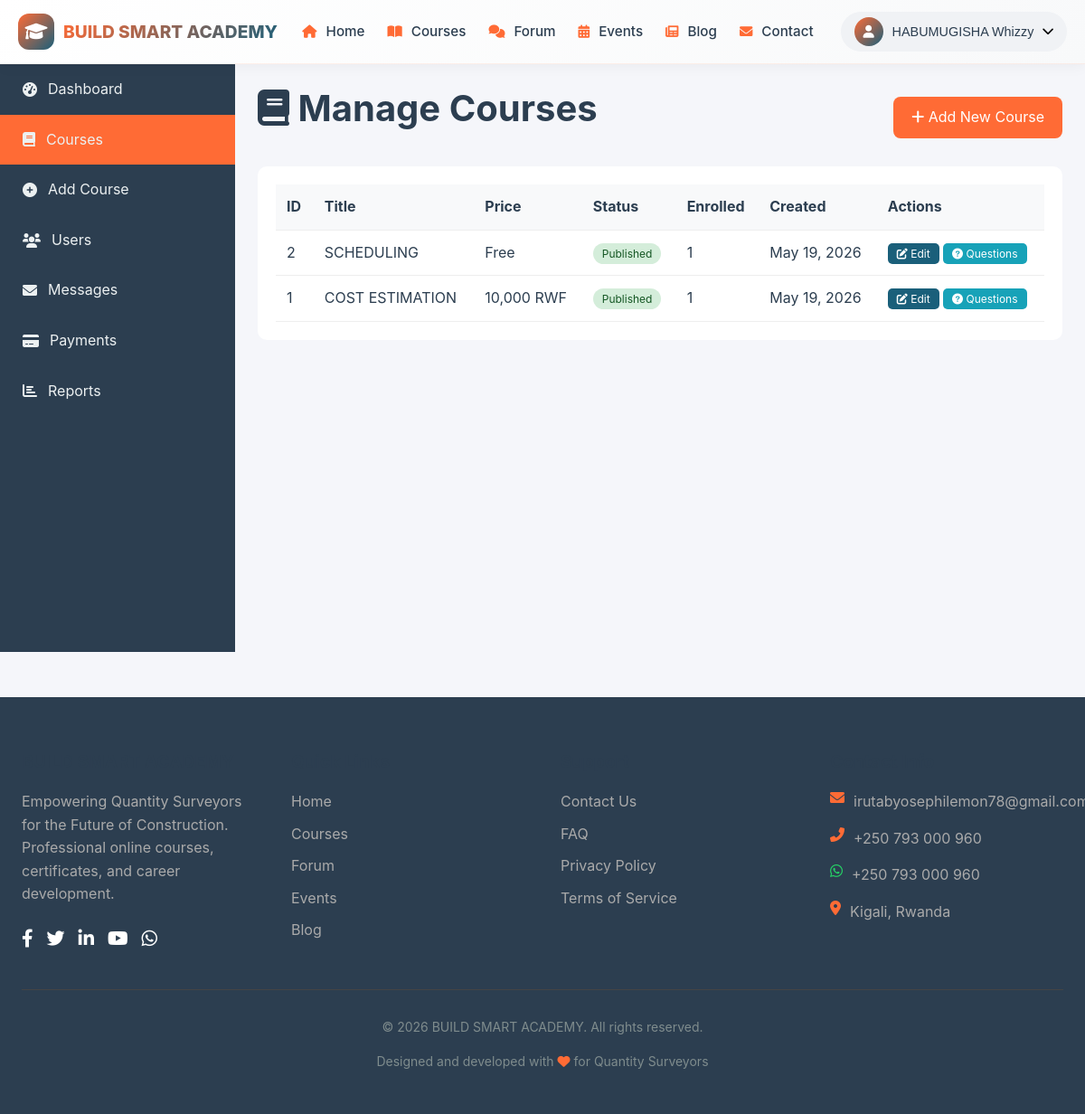
The page /courses/ (signed in) on the database its author committed.
### tables this page shows
CREATE TABLE `courses` (
  `id` int(11) NOT NULL,
  `title` varchar(255) NOT NULL,
  `description` text DEFAULT NULL,
  `price` int(11) DEFAULT 0 COMMENT 'in RWF, 0 = free',
  `is_paid` tinyint(1) DEFAULT 0,
  `featured_image` varchar(500) DEFAULT NULL,
  `category` varchar(100) DEFAULT NULL,
  `instructor_id` int(11) DEFAULT NULL,
  `total_units` int(11) DEFAULT 0,
  `final_passing_score` int(11) DEFAULT 80,
  `status` enum('draft','published') DEFAULT 'draft',
  `created_by` int(11) DEFAULT NULL,
  `created_at` timestamp NOT NULL DEFAULT current_timestamp()
);

### functions.php (called while the page is built, shortened)
<?php
if (!function_exists('formatDate')) {
    function formatDate($timestamp, $format = 'M d, Y') {
        return date($format, strtotime($timestamp));
    }
}
?>

### courses.php (the view, shortened to what this page needs)
<?php
require_once __DIR__ . '/../config/functions.php';
$db = Database::getConnection();
$stmt = $db->prepare("
    SELECT c.*, u.full_name as instructor_name,
           (SELECT COUNT(*) FROM enrollments WHERE course_id = c.id) as enrolled_count
    FROM courses c
    LEFT JOIN users u ON c.instructor_id = u.id
    ORDER BY c.created_at DESC
");
$stmt->execute();
$courses = $stmt->fetchAll();
?>
<!DOCTYPE html>
<html lang="en">
<head>
    <link rel="stylesheet" href="<?php echo SITE_URL; ?>assets/css/style.css">
    <link rel="stylesheet" href="https://cdnjs.cloudflare.com/ajax/libs/font-awesome/6.0.0/css/all.min.css">
</head>
<body>
    <?php include __DIR__ . '/../includes/navbar.php'; ?>
    <div class="admin-container">
        <div class="admin-sidebar">
            <ul class="nav">
                <li><a href="<?php echo SITE_URL; ?>admin/"><i class="fas fa-tachometer-alt"></i> Dashboard</a></li>
                <li><a href="<?php echo SITE_URL; ?>admin/courses.php" class="active"><i class="fas fa-book"></i> Courses</a></li>
                <li><a href="<?php echo SITE_URL; ?>admin/add-course.php"><i class="fas fa-plus-circle"></i> Add Course</a></li>
                <li><a href="<?php echo SITE_URL; ?>admin/users.php"><i class="fas fa-users"></i> Users</a></li>
                <li><a href="<?php echo SITE_URL; ?>admin/messages.php"><i class="fas fa-envelope"></i> Messages</a></li>
                <li><a href="<?php echo SITE_URL; ?>admin/payments.php"><i class="fas fa-credit-card"></i> Payments</a></li>
                <li><a href="<?php echo SITE_URL; ?>admin/reports.php"><i class="fas fa-chart-bar"></i> Reports</a></li>
            </ul>
        </div>
        <div class="admin-main">
            <div style="display: flex; justify-content: space-between; align-items: center; margin-bottom: 20px;">
                <h1><i class="fas fa-book"></i> Manage Courses</h1>
                <a href="<?php echo SITE_URL; ?>admin/add-course.php" class="btn-add"><i class="fas fa-plus"></i> Add New Course</a>
            </div>
            <div class="section">
                <table class="table">
                    <thead>
                        <tr><th>ID</th><th>Title</th><th>Price</th><th>Status</th><th>Enrolled</th><th>Created</th><th>Actions</th></tr>
                    </thead>
                    <tbody>
                        <?php foreach ($courses as $course): ?>
                            <tr>
                                <td><?php echo $course['id']; ?></td>
                                <td><?php echo htmlspecialchars($course['title']); ?></td>
                                <td><?php echo $course['is_paid'] ? number_format($course['price']) . ' RWF' : 'Free'; ?></td>
                                <td>
                                    <span class="status-<?php echo $course['status']; ?>">
                                        <?php echo ucfirst($course['status']); ?>
                                    </span>
                                </td>
                                <td><?php echo $course['enrolled_count']; ?></td>
                                <td><?php echo formatDate($course['created_at']); ?></td>
                                <td>
                                    <a href="<?php echo SITE_URL; ?>admin/edit-course.php?id=<?php echo $course['id']; ?>" class="btn-edit"><i class="fas fa-edit"></i> Edit</a>
                                    <a href="<?php echo SITE_URL; ?>admin/manage-questions.php?course_id=<?php echo $course['id']; ?>" class="btn-edit" style="background: #17a2b8;"><i class="fas fa-question-circle"></i> Questions</a>
                                </td>
                            </tr>
                        <?php endforeach; ?>
                    </tbody>
                </table>
            </div>
        </div>
    </div>
    <?php include __DIR__ . '/../includes/footer.php'; ?>
</body>
</html>

### style.css (style rules this page uses)
:root { --orange: #FF6B35; --orange-dark: #e55a2b; --blue: #1A5F7A; --blue-dark: #134b62; --dark: #2C3E50; --dark-light: #34495e; --light: #ECF0F1; --white: #FFFFFF; --gray: #7F8C8D; --gray-light: #bdc3c7; --green: #27AE60; --green-dark: #219a52; --red: #E74C3C; --red-dark: #c0392b; --yellow: #F39C12; --purple: #9B59B6; --shadow-sm: 0 2px 8px rgba(0,0,0,0.05); --shadow-md: 0 5px 20px rgba(0,0,0,0.08); --shadow-lg: 0 10px 40px rgba(0,0,0,0.12); --shadow-xl: 0 20px 60px rgba(0,0,0,0.15); --transition-fast: all 0.2s ease; --transition: all 0.3s ease; --transition-slow: all 0.5s ease; --border-radius-sm: 8px; --border-radius-md: 12px; --border-radius-lg: 16px; --border-radius-xl: 24px; }
* { margin: 0; padding: 0; box-sizing: border-box; }
*::before, *::after { box-sizing: border-box; }
html { scroll-behavior: smooth; -webkit-font-smoothing: antialiased; -moz-osx-font-smoothing: grayscale; }
body { font-family: 'Inter', -apple-system, BlinkMacSystemFont, 'Segoe UI', Roboto, 'Helvetica Neue', sans-serif; line-height: 1.6; color: var(--dark); background-color: #f5f6fa; overflow-x: hidden; }
h1, h2, h3, h4, h5, h6 { font-weight: 700; line-height: 1.2; margin-bottom: 0.5em; color: var(--dark); }
h1 { font-size: 2.5rem; }
a { color: var(--orange); text-decoration: none; transition: var(--transition); }
.section { padding: 80px 0; }

### courses.php (style rules this page uses)
.admin-container { display: flex; min-height: calc(100vh - 150px); }
.admin-sidebar { width: 260px; background: #2C3E50; color: white; flex-shrink: 0; }
.admin-sidebar .nav { list-style: none; padding: 0; }
.admin-sidebar .nav li a { display: flex; align-items: center; gap: 12px; padding: 15px 25px; color: #ecf0f1; text-decoration: none; }
.admin-sidebar .nav li a:hover, .admin-sidebar .nav li a.active { background: var(--orange); }
.admin-main { flex: 1; background: #f5f6fa; padding: 25px; }
.section { background: white; border-radius: 10px; padding: 20px; margin-bottom: 25px; }
.table { width: 100%; border-collapse: collapse; }
.table th, .table td { padding: 12px; text-align: left; border-bottom: 1px solid #eee; }
.table th { background: #f8f9fa; }
.btn-add { background: var(--orange); color: white; padding: 10px 20px; border-radius: 8px; text-decoration: none; }
.btn-edit { background: var(--blue); color: white; padding: 4px 10px; border-radius: 5px; text-decoration: none; font-size: 12px; }
.status-published { background: #d4edda; color: #155724; padding: 4px 10px; border-radius: 20px; font-size: 12px; }

### rows shown on the page
courses: id "2", title "SCHEDULING", is_paid "Free", status "Published", enrolled_count "1", created_at "May 19, 2026"
courses: id "1", title "COST ESTIMATION", price "10,000", status "Published", enrolled_count "1", created_at "May 19, 2026"

### other values the page prints
$_SESSION['user_name'] "HABUMUGISHA Whizzy"
SITE_NAME "BUILD SMART ACADEMY"
